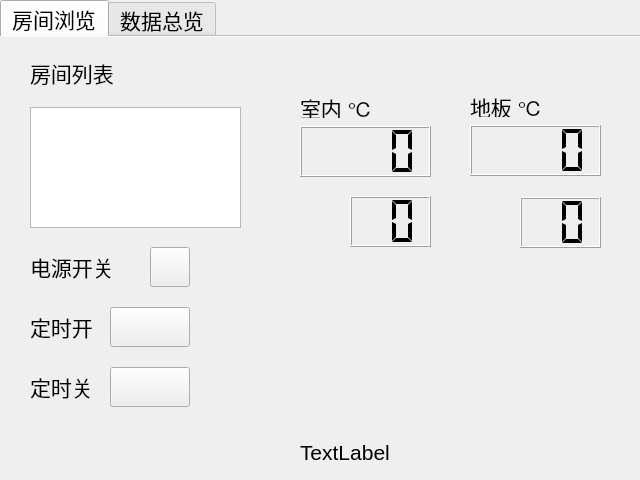
<?xml version="1.0" encoding="UTF-8"?>
<ui version="4.0">
 <class>Widget</class>
 <widget class="QWidget" name="Widget">
  <property name="geometry">
   <rect>
    <x>0</x>
    <y>0</y>
    <width>640</width>
    <height>480</height>
   </rect>
  </property>
  <property name="windowTitle">
   <string>WFHMT</string>
  </property>
  <widget class="QTabWidget" name="tabWidget">
   <property name="geometry">
    <rect>
     <x>0</x>
     <y>0</y>
     <width>640</width>
     <height>480</height>
    </rect>
   </property>
   <property name="font">
    <font>
     <pointsize>16</pointsize>
    </font>
   </property>
   <property name="tabPosition">
    <enum>QTabWidget::North</enum>
   </property>
   <property name="tabShape">
    <enum>QTabWidget::Rounded</enum>
   </property>
   <property name="currentIndex">
    <number>0</number>
   </property>
   <property name="iconSize">
    <size>
     <width>32</width>
     <height>32</height>
    </size>
   </property>
   <property name="elideMode">
    <enum>Qt::ElideLeft</enum>
   </property>
   <property name="documentMode">
    <bool>true</bool>
   </property>
   <property name="tabsClosable">
    <bool>false</bool>
   </property>
   <property name="movable">
    <bool>false</bool>
   </property>
   <widget class="QWidget" name="tab">
    <attribute name="title">
     <string>房间浏览</string>
    </attribute>
    <widget class="QLabel" name="label_5">
     <property name="geometry">
      <rect>
       <x>300</x>
       <y>60</y>
       <width>79</width>
       <height>21</height>
      </rect>
     </property>
     <property name="font">
      <font>
       <pointsize>16</pointsize>
      </font>
     </property>
     <property name="text">
      <string>室内 ℃</string>
     </property>
    </widget>
    <widget class="QLCDNumber" name="lcdNumberAirPv">
     <property name="geometry">
      <rect>
       <x>300</x>
       <y>89</y>
       <width>131</width>
       <height>51</height>
      </rect>
     </property>
     <property name="digitCount">
      <number>4</number>
     </property>
     <property name="segmentStyle">
      <enum>QLCDNumber::Flat</enum>
     </property>
    </widget>
    <widget class="QLCDNumber" name="lcdNumberAirSv">
     <property name="geometry">
      <rect>
       <x>350</x>
       <y>159</y>
       <width>81</width>
       <height>51</height>
      </rect>
     </property>
     <property name="digitCount">
      <number>2</number>
     </property>
     <property name="segmentStyle">
      <enum>QLCDNumber::Flat</enum>
     </property>
    </widget>
    <widget class="QLCDNumber" name="lcdNumberFloorSv">
     <property name="geometry">
      <rect>
       <x>520</x>
       <y>160</y>
       <width>81</width>
       <height>51</height>
      </rect>
     </property>
     <property name="digitCount">
      <number>2</number>
     </property>
     <property name="segmentStyle">
      <enum>QLCDNumber::Flat</enum>
     </property>
    </widget>
    <widget class="QLCDNumber" name="lcdNumberFloorPv">
     <property name="geometry">
      <rect>
       <x>470</x>
       <y>88</y>
       <width>131</width>
       <height>51</height>
      </rect>
     </property>
     <property name="digitCount">
      <number>4</number>
     </property>
     <property name="segmentStyle">
      <enum>QLCDNumber::Flat</enum>
     </property>
    </widget>
    <widget class="QLabel" name="label_6">
     <property name="geometry">
      <rect>
       <x>470</x>
       <y>59</y>
       <width>79</width>
       <height>21</height>
      </rect>
     </property>
     <property name="font">
      <font>
       <pointsize>16</pointsize>
      </font>
     </property>
     <property name="text">
      <string>地板 ℃</string>
     </property>
    </widget>
    <widget class="QLabel" name="label_4">
     <property name="geometry">
      <rect>
       <x>30</x>
       <y>20</y>
       <width>91</width>
       <height>31</height>
      </rect>
     </property>
     <property name="text">
      <string>房间列表</string>
     </property>
    </widget>
    <widget class="QTreeView" name="treeViewRoom">
     <property name="enabled">
      <bool>true</bool>
     </property>
     <property name="geometry">
      <rect>
       <x>30</x>
       <y>70</y>
       <width>211</width>
       <height>121</height>
      </rect>
     </property>
     <property name="font">
      <font>
       <pointsize>16</pointsize>
      </font>
     </property>
    </widget>
    <widget class="QWidget" name="verticalLayoutWidget">
     <property name="geometry">
      <rect>
       <x>300</x>
       <y>240</y>
       <width>131</width>
       <height>131</height>
      </rect>
     </property>
     <layout class="QVBoxLayout" name="layoutDialAirSv"/>
    </widget>
    <widget class="QWidget" name="verticalLayoutWidget_2">
     <property name="geometry">
      <rect>
       <x>470</x>
       <y>240</y>
       <width>131</width>
       <height>131</height>
      </rect>
     </property>
     <layout class="QVBoxLayout" name="layoutDialFloorSv"/>
    </widget>
    <widget class="QPushButton" name="pushButtonPwr">
     <property name="geometry">
      <rect>
       <x>150</x>
       <y>210</y>
       <width>40</width>
       <height>40</height>
      </rect>
     </property>
     <property name="styleSheet">
      <string notr="true">border-image: url(:/togglebutton/on1.png);
border-image: url(:/togglebutton/off1.png);</string>
     </property>
     <property name="text">
      <string/>
     </property>
     <property name="iconSize">
      <size>
       <width>50</width>
       <height>50</height>
      </size>
     </property>
     <property name="checkable">
      <bool>true</bool>
     </property>
    </widget>
    <widget class="QPushButton" name="pushButtonTmrOn">
     <property name="geometry">
      <rect>
       <x>110</x>
       <y>270</y>
       <width>80</width>
       <height>40</height>
      </rect>
     </property>
     <property name="styleSheet">
      <string notr="true">border-image: url(:/togglebutton/on2.png);
border-image: url(:/togglebutton/off2.png);</string>
     </property>
     <property name="text">
      <string/>
     </property>
     <property name="checkable">
      <bool>true</bool>
     </property>
    </widget>
    <widget class="QLabel" name="label_7">
     <property name="geometry">
      <rect>
       <x>30</x>
       <y>210</y>
       <width>110</width>
       <height>40</height>
      </rect>
     </property>
     <property name="text">
      <string>电源开关</string>
     </property>
    </widget>
    <widget class="QLabel" name="label_8">
     <property name="geometry">
      <rect>
       <x>30</x>
       <y>270</y>
       <width>71</width>
       <height>40</height>
      </rect>
     </property>
     <property name="text">
      <string>定时开</string>
     </property>
    </widget>
    <widget class="QLabel" name="label_9">
     <property name="geometry">
      <rect>
       <x>30</x>
       <y>330</y>
       <width>71</width>
       <height>40</height>
      </rect>
     </property>
     <property name="text">
      <string>定时关</string>
     </property>
    </widget>
    <widget class="QPushButton" name="pushButtonTmrOff">
     <property name="geometry">
      <rect>
       <x>110</x>
       <y>330</y>
       <width>80</width>
       <height>40</height>
      </rect>
     </property>
     <property name="styleSheet">
      <string notr="true">border-image: url(:/togglebutton/on2.png);
border-image: url(:/togglebutton/off2.png);</string>
     </property>
     <property name="text">
      <string/>
     </property>
     <property name="checkable">
      <bool>true</bool>
     </property>
    </widget>
    <widget class="QLabel" name="labelDateTime">
     <property name="geometry">
      <rect>
       <x>300</x>
       <y>400</y>
       <width>301</width>
       <height>31</height>
      </rect>
     </property>
     <property name="text">
      <string>TextLabel</string>
     </property>
    </widget>
   </widget>
   <widget class="QWidget" name="tab_3">
    <attribute name="title">
     <string>数据总览</string>
    </attribute>
    <widget class="QWidget" name="verticalLayoutWidget_4">
     <property name="geometry">
      <rect>
       <x>10</x>
       <y>10</y>
       <width>201</width>
       <height>191</height>
      </rect>
     </property>
     <layout class="QVBoxLayout" name="verticalLayout"/>
    </widget>
    <widget class="QWidget" name="verticalLayoutWidget_5">
     <property name="geometry">
      <rect>
       <x>220</x>
       <y>10</y>
       <width>201</width>
       <height>191</height>
      </rect>
     </property>
     <layout class="QVBoxLayout" name="verticalLayout_2"/>
    </widget>
    <widget class="QWidget" name="verticalLayoutWidget_6">
     <property name="geometry">
      <rect>
       <x>10</x>
       <y>220</y>
       <width>201</width>
       <height>191</height>
      </rect>
     </property>
     <layout class="QVBoxLayout" name="verticalLayout_3"/>
    </widget>
    <widget class="QWidget" name="verticalLayoutWidget_7">
     <property name="geometry">
      <rect>
       <x>220</x>
       <y>220</y>
       <width>201</width>
       <height>191</height>
      </rect>
     </property>
     <layout class="QVBoxLayout" name="verticalLayout_4"/>
    </widget>
    <widget class="QWidget" name="verticalLayoutWidget_8">
     <property name="geometry">
      <rect>
       <x>430</x>
       <y>220</y>
       <width>201</width>
       <height>191</height>
      </rect>
     </property>
     <layout class="QVBoxLayout" name="verticalLayout_5"/>
    </widget>
    <widget class="QWidget" name="verticalLayoutWidget_9">
     <property name="geometry">
      <rect>
       <x>430</x>
       <y>10</y>
       <width>201</width>
       <height>191</height>
      </rect>
     </property>
     <layout class="QVBoxLayout" name="verticalLayout_6"/>
    </widget>
   </widget>
  </widget>
 </widget>
 <layoutdefault spacing="6" margin="11"/>
 <resources/>
 <connections/>
</ui>
